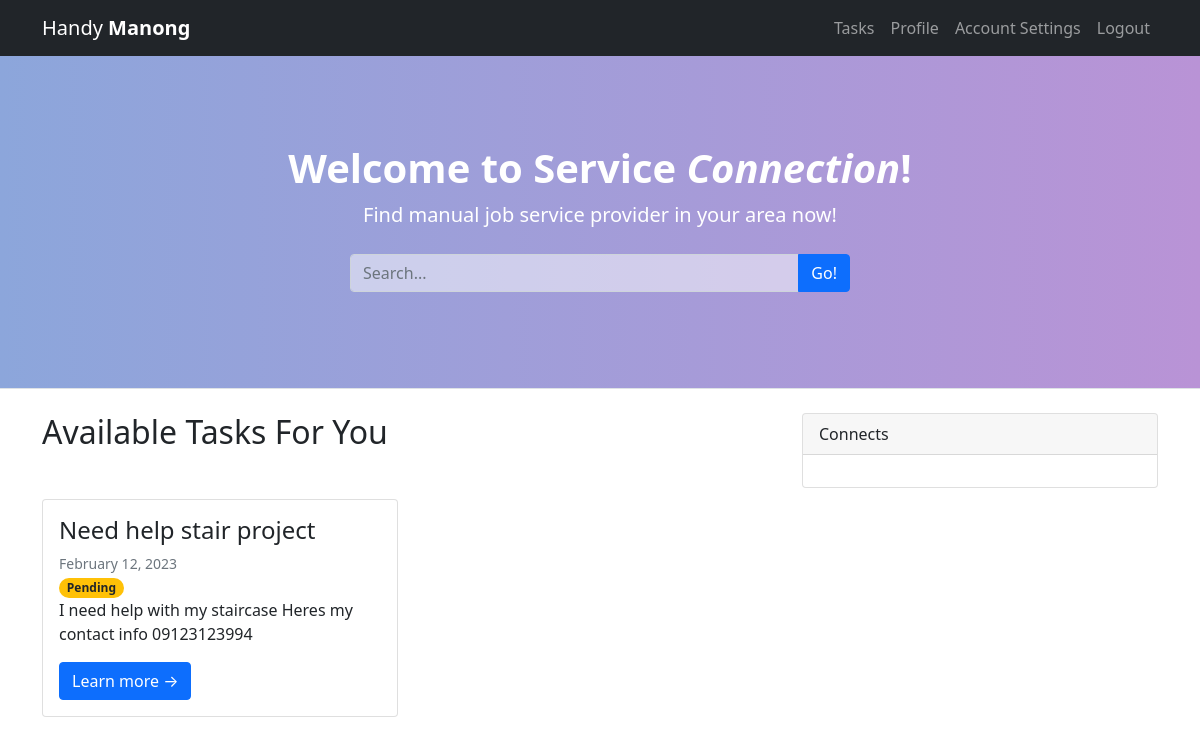
The app's page /main/tasks.php (signed in), older data.
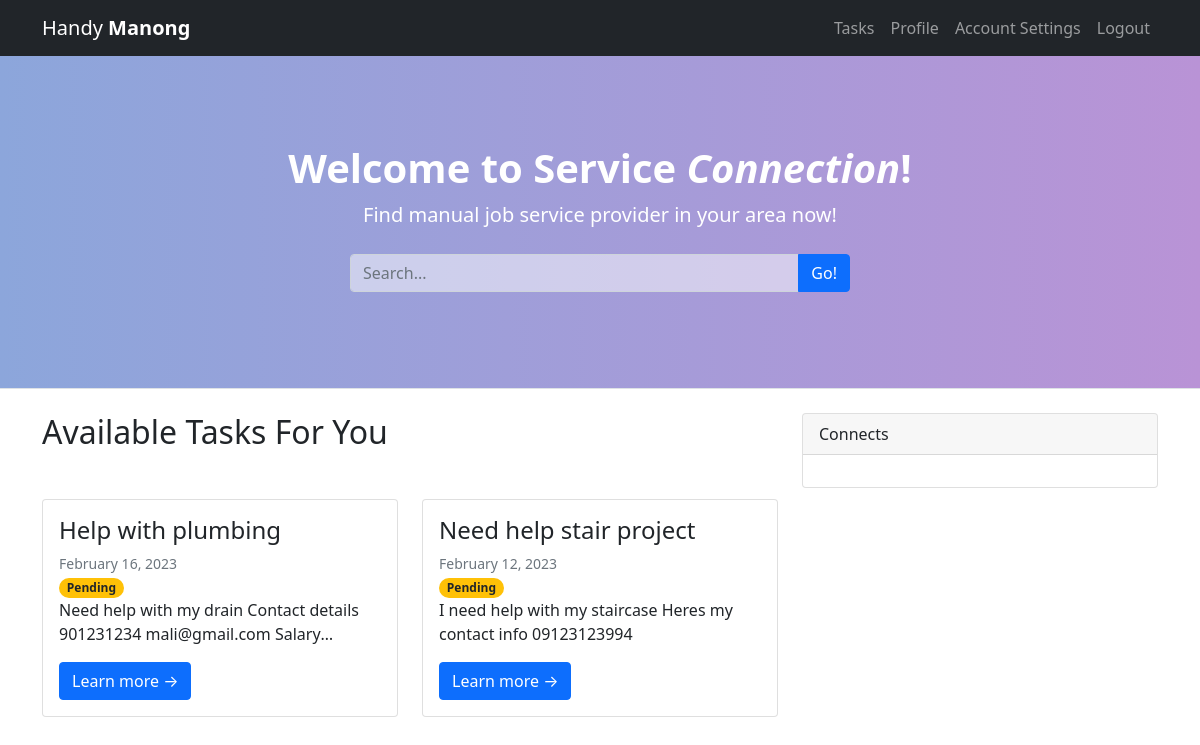
The same page, newer data.
### tables this page shows
CREATE TABLE `tbl_task` (
  `id` int(128) NOT NULL,
  `task_finder` varchar(128) NOT NULL,
  `task_category` varchar(128) NOT NULL,
  `task_status` varchar(128) NOT NULL DEFAULT 'Pending',
  `task_desc` varchar(128) NOT NULL,
  `task_provider` int(128) DEFAULT NULL,
  `task_date` date NOT NULL DEFAULT current_timestamp(),
  `task_location` varchar(128) NOT NULL,
  `task_title` varchar(128) NOT NULL
);

### main/tasks.php (the view, shortened to what the changed rows need)
<!DOCTYPE html>
<html lang="en">
    <head>
        <link href="styles.css" rel="stylesheet" />
        <link href="main.css" rel="stylesheet" />
    </head>
    <body>
        <header class="mt-5 py-5 bg-light border-bottom mb-4 text-white">
            <div class="container">
                <div class="text-center my-5">
                    <h1 class="fw-bolder">Welcome to Service <em>Connection</em>!</h1>
                    <br>
                </div>
            </div>
        </header>
        <div class="container">
            <div class="row">
                <div class="col-lg-8">
                    <?php
                    if(isset($_POST["search"])){
                        echo "<h2 class=\"card-title\">Task</h2>";
                    echo "<div class=\"row row-cols-1 row-cols-md-2\">";
                            require_once "../includes/connect.php";
                            $id = $_SESSION["id"];
                            $search = $_POST['search'];
                            $category = $_SESSION["category"];
                            $sql = "SELECT * FROM `tbl_task` WHERE ((task_title LIKE '%$search%') OR (task_desc LIKE '%$search%')) ORDER BY id DESC";
                            $result = mysqli_query($conn, $sql);
                                $num = mysqli_num_rows($result);
                                if($num == 0) {
                                    echo "<i mb-5>No related task to show.</i>";
                                }else{
                                    while($row = mysqli_fetch_array($result)){
                                        echo "<div class=\"col\">";
                                        echo "<div class=\"card mb-4\">";
                                        echo "<div class=\"card-body\">";
                                        $date=date_create($row['task_date']);
                                        echo "<h2 class=\"card-title h4\">".$row['task_title']."</h2>";
                                        echo "<div class=\"small text-muted\">".date_format($date,"F d, Y")."</div>";
                                        if($row['task_status']=='Pending'){
                                            echo "<span class=\"badge rounded-pill bg-warning text-dark\">".$row['task_status']."</span>";
                                        }elseif($row['task_status']=='Assigned'){
                                            echo "<span class=\"badge rounded-pill bg-info text-dark\">".$row['task_status']."</span>";
                                        }elseif($row['task_status']=='Rejected'){
                                            echo "<span class=\"badge rounded-pill bg-danger\">".$row['task_status']."</span>";
                                        }elseif($row['task_status']=='Done'){
                                            echo "<span class=\"badge rounded-pill bg-success\">".$row['task_status']."</span>";
                                        }else{
                                            header("location: finder.php?error=undefine");
                                        }
                                        echo "<p class=\"card-text related\">".$row['task_desc']."</p>";
                                        echo "<a class=\"btn btn-primary\" href=\"task-view.php?tid=".$row['id']."\">Learn more →</a>";
                                        echo "</div>";
                                        echo "</div>";
                                        echo "</div>";
                                    }
                                }
                    echo "</div>";
                    }else{
                    echo "<h2 class=\"card-title mb-5\">Available Tasks For You</h2>";
                    echo "<div class=\"row row-cols-1 row-cols-md-2 mb-5\" style=\"overflow-x: hidden;overflow-y: auto; height:500px;\">";
                            require_once "../includes/connect.php";
                            $category = $_SESSION["category"];
                            $sql = "SELECT * FROM `tbl_task` WHERE task_category like '%$category%' ORDER BY id DESC";
                            $result = mysqli_query($conn, $sql);
                                $num = mysqli_num_rows($result);
                                if($num == 0) {
                                    echo "<i mb-5>No related task to show.</i>";
                                }else{
                                    while($row = mysqli_fetch_array($result)){
                                        echo "<div class=\"col\">";
                                        echo "<div class=\"card mb-4\">";
                                        echo "<div class=\"card-body\">";
                                        $date=date_create($row['task_date']);
                                        echo "<h2 class=\"card-title h4\">".$row['task_title']."</h2>";
                                        echo "<div class=\"small text-muted\">".date_format($date,"F d, Y")."</div>";
                                        if($row['task_status']=='Pending'){
                                            echo "<span class=\"badge rounded-pill bg-warning text-dark\">".$row['task_status']."</span>";
                                        }elseif($row['task_status']=='Assigned'){
                                            echo "<span class=\"badge rounded-pill bg-info text-dark\">".$row['task_status']."</span>";
                                        }elseif($row['task_status']=='Rejected'){
                                            echo "<span class=\"badge rounded-pill bg-danger\">".$row['task_status']."</span>";
                                        }elseif($row['task_status']=='Done'){
                                            echo "<span class=\"badge rounded-pill bg-success\">".$row['task_status']."</span>";
                                        }else{
                                            header("location: finder.php?error=undefine");
                                        }
                                        echo "<p class=\"card-text related\">".$row['task_desc']."</p>";
                                        echo "<a class=\"btn btn-primary\" href=\"task-view.php?tid=".$row['id']."\">Learn more →</a>";
                                        echo "</div>";
                                        echo "</div>";
                                        echo "</div>";
                                    }
                                }
                    echo "</div>";
                    }
                    ?>
                </div>
            </div>
        </div>
    </body>
</html>

Row changes from the older to the newer data that the page shows:
added tbl_task: task_title "Help with plumbing", task_date "February 16, 2023", task_status "Pending", task_desc "Need help with my drain Contact details 901231234 mali@gmail.com…"
